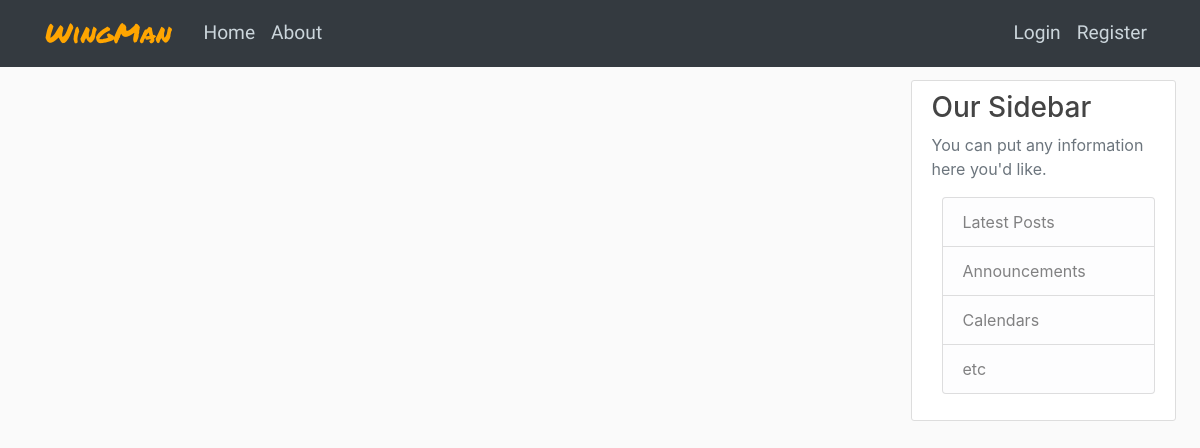
Before: / with the older database file.
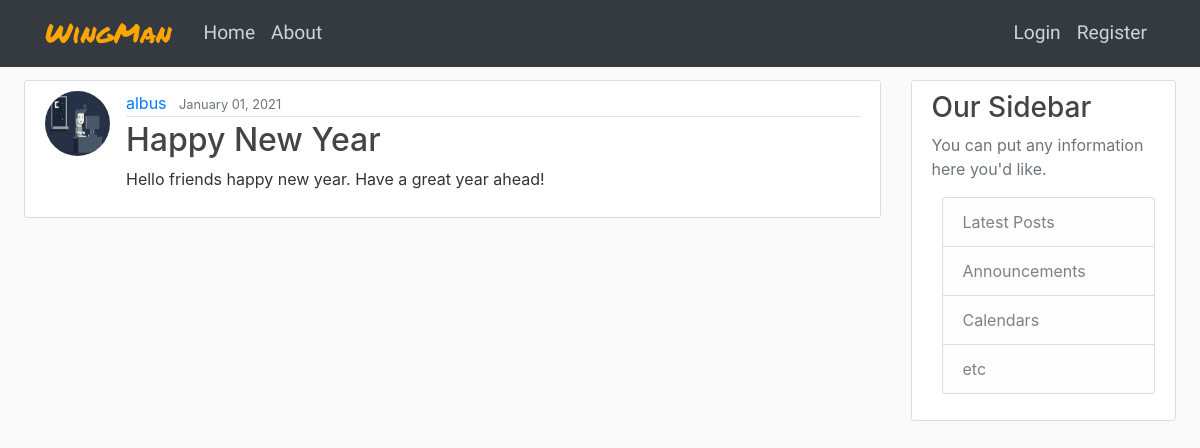
After: the same page with the newer database file.
### blog/models.py (models this page shows, shortened)
class Post(models.Model):
	title=models.CharField(max_length=100)
	content=models.TextField()
	date_posted=models.DateTimeField(default=timezone.now)
	author=models.ForeignKey(User,on_delete=models.CASCADE)

### users/models.py (models this page shows, shortened)
class Profile(models.Model):
    user = models.OneToOneField(User, on_delete=models.CASCADE)
    image = models.ImageField(default='default.jpg', upload_to='profile_pics')

### blog/views.py (the view)
# urls.py: path('',views.HomeView.as_view(),name='blog-home'),
class HomeView(ListView):
	template_name='blog/home.html'
	context_object_name='posts'
	model=Post
	ordering=['-date_posted']

### blog/templates/blog/home.html
{% extends 'blog/base.html' %}
{% block content %}
	{% for post in posts %}
		<article class="media content-section">
      <img class="rounded-circle article-img" src="{{post.author.profile.image.url}}">
  <div class="media-body">
    <div class="article-metadata">
      <a class="mr-2" href="#">{{ post.author }}</a>
      <small class="text-muted">{{ post.date_posted | date:"F d, Y" }}</small>
    </div>
    <h2><a class="article-title" href="{% url 'post-detail' post.id %}">{{ post.title }}</a></h2>
    <p class="article-content">{{ post.content }}</p>
  </div>
</article>
{% endfor %}
{% endblock content %}

### blog/templates/blog/base.html (shortened to what this page needs)
{% load static %}
<!doctype html>
<html lang="en">
  <head>
    <link rel="stylesheet" href="https://maxcdn.bootstrapcdn.com/bootstrap/4.0.0/css/bootstrap.min.css">
    <link rel="stylesheet" type="text/css" href="{% static  'blog/css/main.css'%}">
  <link rel="stylesheet" href="https://cdnjs.cloudflare.com/ajax/libs/font-awesome/4.7.0/css/font-awesome.min.css">
  </head>
  <body>
        <header class="site-header">
          <nav class="navbar navbar-expand-md navbar-dark bg-dark fixed-top">
            <div class="container">
              <a class="navbar-brand mr-4" href="/" style="font-family: 'Permanent Marker', cursive; font-size:1.7em;color:orange;
">WingMan</a>
              <div class="collapse navbar-collapse" id="navbarToggle">
                <div class="navbar-nav mr-auto">
                  <a class="nav-item nav-link" href="{% url 'blog-home' %}">Home</a>
                  <a class="nav-item nav-link" href="{% url 'blog-about' %}">About</a>
                </div>
                <div class="navbar-nav">
                  {% if user.is_authenticated %}
                  <a class="nav-item nav-link" href="{% url 'post-create' %}">+New Post</a>
                  <a class="nav-item nav-link" href="{% url 'profile' %}">Profile</a>
                  <a class="nav-item nav-link" href="{% url 'logout' %}">Logout</a>
                  {% else %}
                  <a class="nav-item nav-link" href="{% url 'login' %}">Login</a>
                  <a class="nav-item nav-link" href="{% url 'register' %}">Register</a>
                  {% endif %}
                </div>
              </div>
            </div>
          </nav>
        </header>
                    <main role="main" class="ml-4 mr-4">
          <div class="row">
            <div class="col-md-9">
              {% block content %}{% endblock %}
            </div>
            <div class="col-md-3">
              <div class="content-section">
                <h3>Our Sidebar</h3>
                <p class='text-muted'>You can put any information here you'd like.
                  <ul class="list-group">
                    <li class="list-group-item list-group-item-light">Latest Posts</li>
                    <li class="list-group-item list-group-item-light">Announcements</li>
                    <li class="list-group-item list-group-item-light">Calendars</li>
                    <li class="list-group-item list-group-item-light">etc</li>
                  </ul>
                </p>
              </div>
            </div>
          </div>
        </main>
  </body>
</html>

### blog/static/blog/css/main.css (style rules this page uses)
body { background: #fafafa; color: #333333; margin-top: 5rem; }
h1, h2, h3, h4, h5, h6 { color: #444444; }
ul { margin: 0; }
.site-header .navbar-nav .nav-link { color: #cbd5db; }
.content-section { background: #ffffff; padding: 10px 20px; border: 1px solid #dddddd; border-radius: 3px; margin-bottom: 20px; }
.article-title { color: #444444; }
.article-content { white-space: pre-line; }
.article-img { height: 65px; width: 65px; margin-right: 16px; }
.article-metadata { padding-bottom: 1px; margin-bottom: 4px; border-bottom: 1px solid #e3e3e3 }
.nav-item { font-family: 'Josefin Sans', sans-serif; font-size: 1.2em; }
.navbar-brand { color:orange; }
li { display: inline; margin-left: 10px; }

Changed rows visible on the page:
added Post: author.profile.image (picture), author "albus", date_posted "January 01, 2021", title "Happy New Year", content "Hello friends happy new year. Have a great year ahead!"
